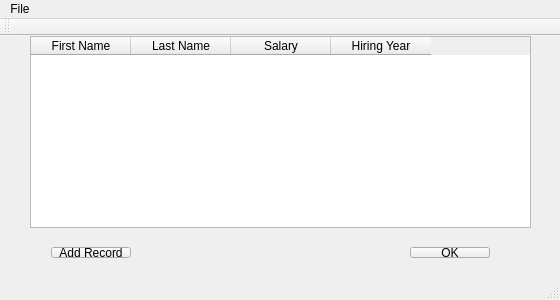
<?xml version="1.0" encoding="UTF-8"?>
<ui version="4.0">
 <class>MainWindow</class>
 <widget class="QMainWindow" name="MainWindow">
  <property name="geometry">
   <rect>
    <x>0</x>
    <y>0</y>
    <width>560</width>
    <height>300</height>
   </rect>
  </property>
  <property name="minimumSize">
   <size>
    <width>560</width>
    <height>300</height>
   </size>
  </property>
  <property name="maximumSize">
   <size>
    <width>560</width>
    <height>300</height>
   </size>
  </property>
  <property name="windowTitle">
   <string>MainWindow</string>
  </property>
  <widget class="QWidget" name="centralWidget">
   <widget class="QWidget" name="layoutWidget">
    <property name="geometry">
     <rect>
      <x>40</x>
      <y>200</y>
      <width>461</width>
      <height>33</height>
     </rect>
    </property>
    <layout class="QHBoxLayout" name="horizontalLayout">
     <item>
      <widget class="QPushButton" name="pushButton">
       <property name="text">
        <string>Add Record</string>
       </property>
      </widget>
     </item>
     <item>
      <spacer name="horizontalSpacer">
       <property name="orientation">
        <enum>Qt::Horizontal</enum>
       </property>
       <property name="sizeHint" stdset="0">
        <size>
         <width>40</width>
         <height>20</height>
        </size>
       </property>
      </spacer>
     </item>
     <item>
      <widget class="QPushButton" name="pushButton_2">
       <property name="text">
        <string>OK</string>
       </property>
      </widget>
     </item>
    </layout>
   </widget>
   <widget class="QTableWidget" name="tableWidget">
    <property name="geometry">
     <rect>
      <x>30</x>
      <y>0</y>
      <width>501</width>
      <height>192</height>
     </rect>
    </property>
    <column>
     <property name="text">
      <string>First Name</string>
     </property>
    </column>
    <column>
     <property name="text">
      <string>Last Name</string>
     </property>
    </column>
    <column>
     <property name="text">
      <string>Salary</string>
     </property>
    </column>
    <column>
     <property name="text">
      <string>Hiring Year</string>
     </property>
    </column>
   </widget>
  </widget>
  <widget class="QMenuBar" name="menuBar">
   <property name="geometry">
    <rect>
     <x>0</x>
     <y>0</y>
     <width>560</width>
     <height>27</height>
    </rect>
   </property>
   <widget class="QMenu" name="menuFile">
    <property name="title">
     <string>File</string>
    </property>
    <addaction name="actionSave"/>
   </widget>
   <addaction name="menuFile"/>
  </widget>
  <widget class="QToolBar" name="mainToolBar">
   <attribute name="toolBarArea">
    <enum>TopToolBarArea</enum>
   </attribute>
   <attribute name="toolBarBreak">
    <bool>false</bool>
   </attribute>
  </widget>
  <widget class="QStatusBar" name="statusBar"/>
  <action name="actionSave">
   <property name="text">
    <string>Save</string>
   </property>
  </action>
 </widget>
 <layoutdefault spacing="6" margin="11"/>
 <tabstops>
  <tabstop>pushButton</tabstop>
  <tabstop>pushButton_2</tabstop>
  <tabstop>tableWidget</tabstop>
 </tabstops>
 <resources/>
 <connections/>
</ui>
